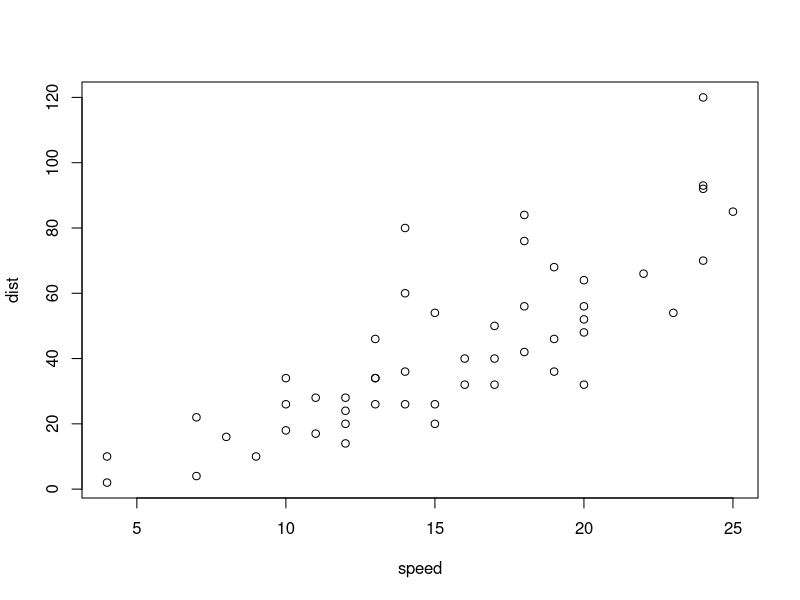
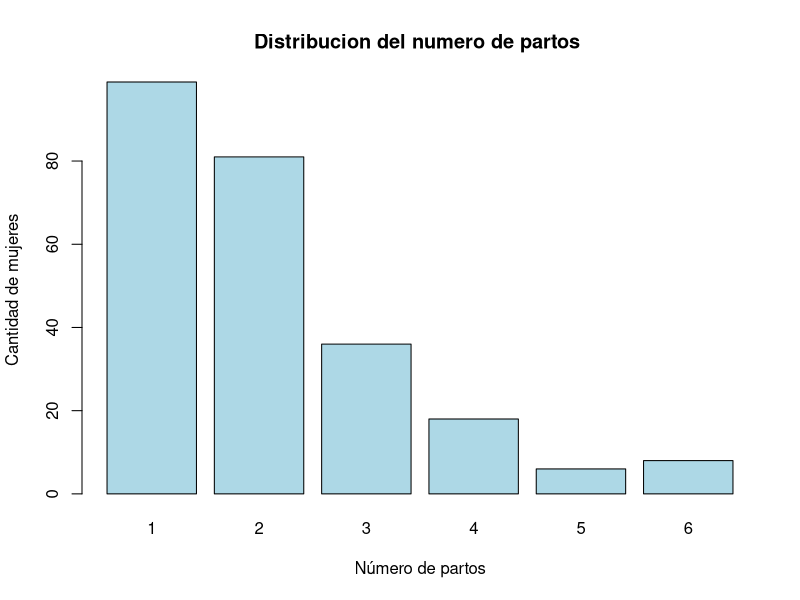
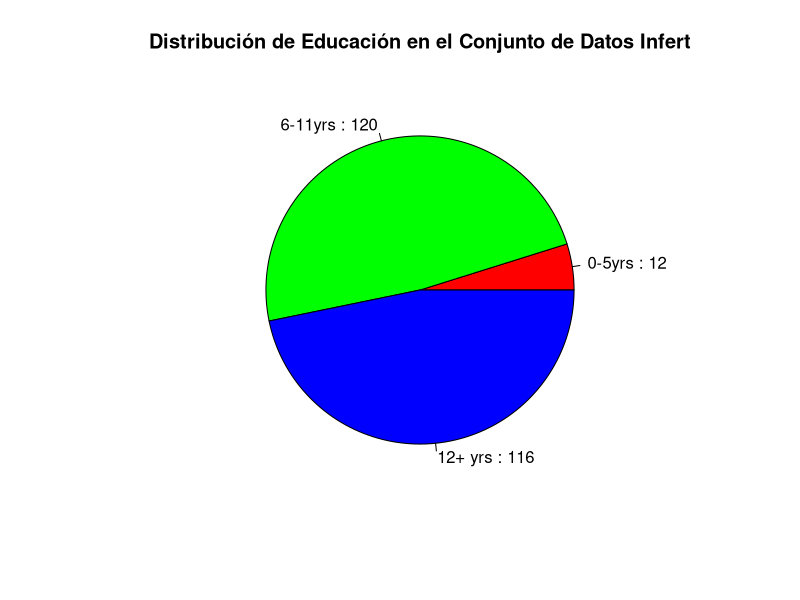
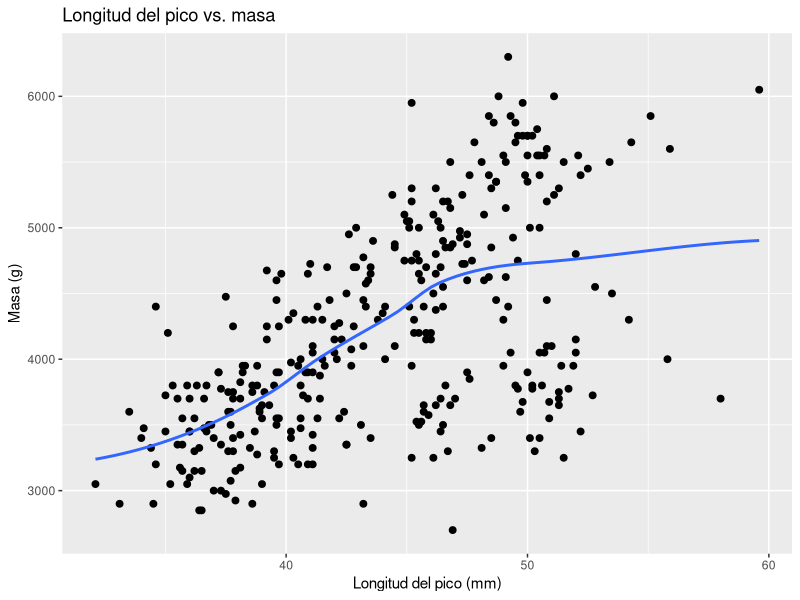
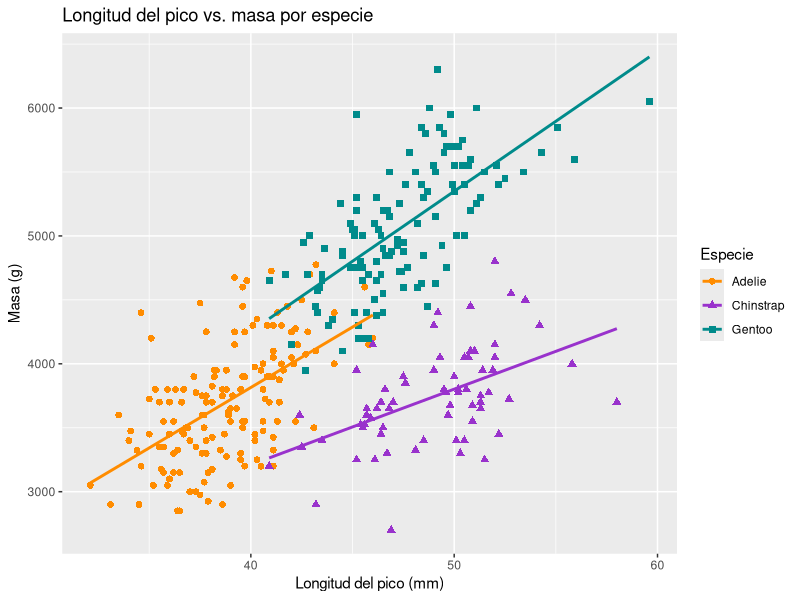

These charts were generated, in order, by the following R code:
## ---- chunk 1
library(tidyverse)
library(palmerpenguins)
## ---- chunk 2
#| label: grafico de cars oculto
#| code-fold: true
plot(cars)
## ---- chunk 3
#Grafico de barras
tabla_partos <- table(infert$parity)
tabla_partos
barplot(
  height = tabla_partos,
  main = "Distribucion del numero de partos ",
  xlab = "Número de partos",
  ylab = "Cantidad de mujeres",
  col = "lightblue"
)


## ---- chunk 4
educacion_cuentas <- table(infert$education)
pie(
  x = educacion_cuentas, 
    main = "Distribución de Educación en el Conjunto de Datos Infert",
    col = rainbow(length(educacion_cuentas)),
    labels = paste(names(educacion_cuentas), ":", educacion_cuentas))

## ---- chunk 5
1 + 1
## ---- chunk 6
#| echo: false
2 * 2
## ---- chunk 7
#| label: Gráfico de dispersión de longitud del pico vs masa (peso)
penguins |>
  ggplot(aes(x = bill_length_mm, y = body_mass_g)) +
  geom_point(size = 2) +
  geom_smooth(method = "loess", se = FALSE) +
  ggtitle("Longitud del pico vs. masa") +
  xlab("Longitud del pico (mm)") +
  ylab("Masa (g)") +
  labs(color = "Especie", shape = "Especie")
  
## ---- chunk 8
penguins |>
  ggplot(aes(x = bill_length_mm, y = body_mass_g)) +
  geom_point(aes(color = species,
                 shape = species),
             size = 2) +
  geom_smooth(method = "lm", se = FALSE, aes(color = species)) +
  scale_color_manual(values = c("darkorange", "darkorchid", "cyan4")) +
  ggtitle("Longitud del pico vs. masa por especie") +
  xlab("Longitud del pico (mm)") +
  ylab("Masa (g)") +
  labs(color = "Especie", shape = "Especie")
